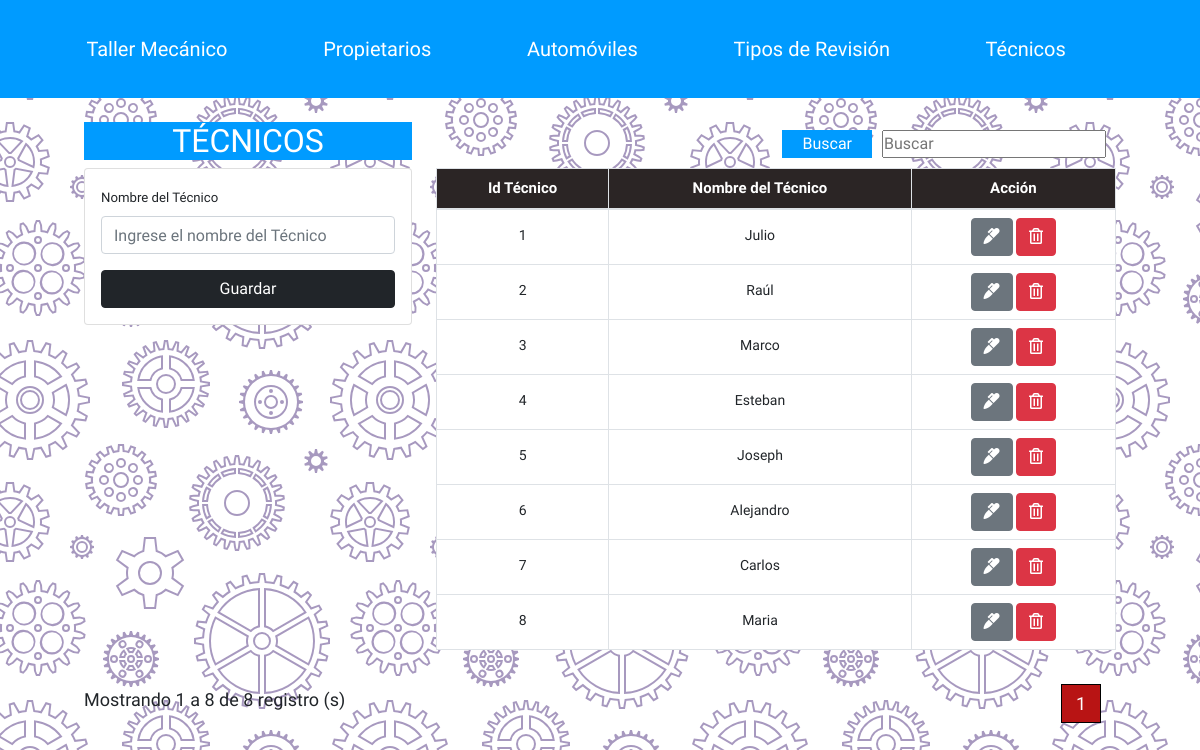
The app's page /taller_mecanico/tecnico.php with its own data.
### tables this page shows
CREATE TABLE IF NOT EXISTS `tecnicos` (
  `IdTecnico` int(11) NOT NULL AUTO_INCREMENT,
  `Nombre_Tecnico` varchar(100) NOT NULL,
  PRIMARY KEY (`IdTecnico`)
);

### taller_mecanico/tecnico.php (the view, shortened to what this page needs)
<?php
include("db.php");
include("Includes/header.php");
?>
<div class="container p-4">
    <div class="row">
        <div class="col-md-4">
 <div class="titulo">
        <center><h2>T&Eacute;CNICOS</h2></center></div>
            <div class="card card-body">
                <form action="save_register.php" method = "POST">
                    <div class="form-group">
                        <label>Nombre del T&eacute;cnico</label>
                        <input type = "text" name="Nombre_Tecnico" required pattern="[a-z A-Z á-ú-ñ Á-Ú-Ñ]+" class = "form-control"
                        placeholder = "Ingrese el nombre del T&eacute;cnico">
                    </div>
                    <input type="submit" class = "btn btn-dark btn-block"
                    name = "Guardar_Tecnico" value = "Guardar">
                </form>
            </div>
        </div>
        <div class="col-md-8">
            <form action="buscar_tecnico.php" method = "get" class= "form_search">
            <input type="submit" value= "Buscar" class="btn_search">
        <input type="text" name = "busqueda" id= "busqueda" pattern = "[a-z A-Z Á-Ú á-ú Ñ-ñ]+"placeholder = "Buscar">
            </form>
            <table class = "table table-bordered">
                <thead>
                    <tr>
                        <th>Id T&eacute;cnico</th>
                        <th>Nombre del T&eacute;cnico</th>
                        <th>Acci&oacute;n</th>
                    </tr>
                </thead>
                <?php
                $sql_registe = mysqli_query($conn,"SELECT COUNT(IdTecnico)  as total_registro FROM tecnicos");
                $result_register = mysqli_fetch_array($sql_registe);
                $total_registro = $result_register['total_registro'];
                $por_Pagina = 10;
                if(empty($_GET['pagina'])){
                    $pagina = 1;
                }else{
                    $pagina = $_GET['pagina'];
                }
                $desde = ($pagina-1) * $por_Pagina;
                $total_paginas = ceil($total_registro / $por_Pagina);
                ?>
                <tbody>
                    <?php
                    $query = "SELECT * FROM taller_mecanico.tecnicos LIMIT $desde,$por_Pagina";
                    $result_taller = mysqli_query($conn,$query);
                    while($row = mysqli_fetch_array($result_taller)){?>
                        <tr>
                        <td><?php echo $row['IdTecnico'] ?></td>
                        <td><?php echo $row['Nombre_Tecnico'] ?></td>
                            <td>
                                <a href="edit.php?id_Edit_Tecnico=<?php echo $row['IdTecnico']?>" class = "btn btn-secondary">
                                    <i class = "fas fa-marker"></i>
                                </a>
                                <a href="delete_register.php?id_Del_Tecnico=<?php echo $row['IdTecnico']?>" class = "btn btn-danger">
                                    <i class = "far fa-trash-alt"></i>
                                </a>
                            </td>
                        </tr>
                   <?php }?>
                </tbody>
            </table>
        </div>
    </div>
    <?php
        $primera = $pagina -($pagina % 5) +1;
        $ultima = $primera +4 > $total_paginas ? $total_paginas : $primera + 4;
        ?>
        <div class="TotalRegistro">
            Mostrando <?php echo $desde+1;?> a <?php if($desde+$por_Pagina <= $total_registro){
        echo $desde + $por_Pagina;}else{ echo $total_registro;}?> de <?php echo $total_registro;?> registro (s)</div>
            <div class="paginador">
                <ul>
                    <?php
                    for($i = $primera; $i <= $ultima; $i++){
                        if($i == $pagina){
                            echo '<li class= "PageSelected">'.$i.'</li>';
                        }else{
                            echo '<li> <a href = "?pagina='.$i.'">'.$i.'</a></li>';
                        }
                    }
                    ?>
                </ul>
            </div>
</div>
<?php include("Includes/footer.php")?>

### taller_mecanico/estilos.css (style rules this page uses)
* { margin: 0; box-sizing: border-box; padding: 0; }
body { font-family: 'Andada Pro', serif; background-color: #ffffff; }
a { color: #ffffff; text-decoration: #ffffff; list-style: none; }
.table.table-bordered th { text-align: center; background-color: rgb(43, 37, 37); vertical-align: 18px; color: #fff; font-size: 15px; }
.table.table-bordered td { background-color: #fff; text-align: center; vertical-align: 18px; font-size: 14px; }
ul { list-style: none; }
.container { width: 90%; margin: auto; }
.paginador ul { padding: 15px; list-style: none; margin-top: -40px; display: flex; justify-content: flex-end; }
.paginador a, .PageSelected { margin-top: -4px; color: #000; padding: 5px; display: inline-block; font-size: 18px; text-align: center; width: 40px; text-decoration: none; }
.PageSelected { color: #fff; background: #b81414; border: 1px solid #000; }
.form_search { display: flex; float: right; background: initial; padding: 10px; border-radius: 10px; margin-top: -2px; }
.form_search .btn_search { background: #009BFF; color: #fff; padding: 0px 20px; border: 0px; cursor: pointer; margin-right: 10px; margin-left: -30px; }
.titulo { background: #009BFF; color: #fff; }
.TotalRegistro { font-size: 18px; margin-right: 27px; margin-top: 20px; width: 305px; }

### records on screen
tecnicos: IdTecnico "1", Nombre_Tecnico "Julio"
tecnicos: IdTecnico "2", Nombre_Tecnico "Raúl"
tecnicos: IdTecnico "3", Nombre_Tecnico "Marco"
tecnicos: IdTecnico "4", Nombre_Tecnico "Esteban"
tecnicos: IdTecnico "5", Nombre_Tecnico "Joseph"
tecnicos: IdTecnico "6", Nombre_Tecnico "Alejandro"
tecnicos: IdTecnico "7", Nombre_Tecnico "Carlos"
tecnicos: IdTecnico "8", Nombre_Tecnico "Maria"

### other values on screen
$desde+1 "1"
$total_registro "8"
